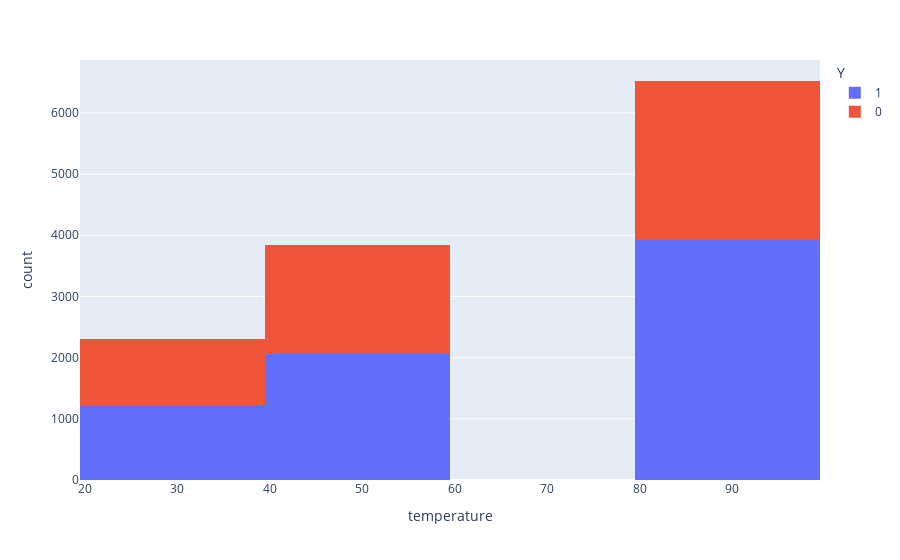

This figure's notebook cell:
### Code cell
#histdata=newdata.groupby(['temperature','Y']).size().reset_index(name='size')
fig = px.histogram(numericdata, x='temperature',color='Y')
fig.show()

### Figure 1 — Plotly figure (JSON) as saved in the notebook; plotly's stock layout.template omitted (floating-point values rounded to 4 significant figures; data arrays with more than 128 entries replaced by an {"elided": "..."} marker saying what was removed)
{"data": [{"alignmentgroup": "True", "bingroup": "x", "hovertemplate": "Y=1<br>temperature=%{x}<br>count=%{y}<extra></extra>", "legendgroup": "1", "marker": {"color": "#636efa", "pattern": {"shape": ""}}, "name": "1", "offsetgroup": "1", "orientation": "v", "showlegend": true, "type": "histogram", "x": {"elided": "7200 int values"}, "xaxis": "x", "yaxis": "y"}, {"alignmentgroup": "True", "bingroup": "x", "hovertemplate": "Y=0<br>temperature=%{x}<br>count=%{y}<extra></extra>", "legendgroup": "0", "marker": {"color": "#EF553B", "pattern": {"shape": ""}}, "name": "0", "offsetgroup": "0", "orientation": "v", "showlegend": true, "type": "histogram", "x": {"elided": "5462 int values"}, "xaxis": "x", "yaxis": "y"}], "layout": {"barmode": "relative", "legend": {"title": {"text": "Y"}, "tracegroupgap": 0}, "margin": {"t": 60}, "xaxis": {"anchor": "y", "domain": [0, 1], "title": {"text": "temperature"}}, "yaxis": {"anchor": "x", "domain": [0, 1], "title": {"text": "count"}}}}
